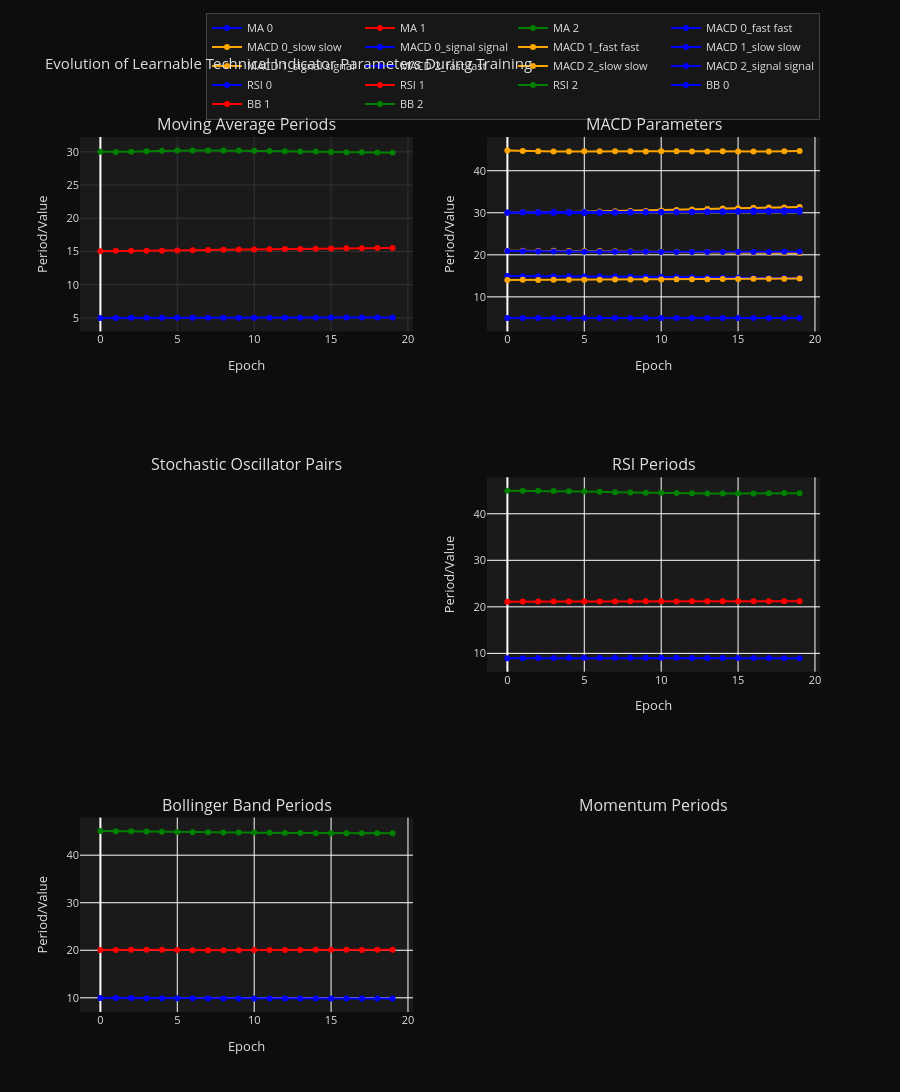

Notebook code cell kept with this figure:
### Markdown cell above
# ============================================================================
# INDICATOR PARAMETER EVOLUTION ANALYSIS DURING TRAINING
# ============================================================================
Analysis of how learnable technical indicator parameters change over training epochs.

### Code cell
import pandas as pd
import plotly.graph_objects as go
from plotly.subplots import make_subplots
import numpy as np

# Load indicator parameter history
indicator_df = pd.read_csv('indicator_params_history.csv')

# Extract parameter columns (exclude change_ columns for now)
param_cols = [col for col in indicator_df.columns if not col.startswith('change_') and
              not col.startswith('log_') and col not in ['epoch', 'timestamp']]

# Create subplots for different indicator groups
fig = make_subplots(
    rows=3, cols=2,
    subplot_titles=('Moving Average Periods', 'MACD Parameters',
                   'Stochastic Oscillator Pairs', 'RSI Periods',
                   'Bollinger Band Periods', 'Momentum Periods'),
    specs=[[{'secondary_y': False}, {'secondary_y': False}],
           [{'secondary_y': False}, {'secondary_y': False}],
           [{'secondary_y': False}, {'secondary_y': False}]]
)

# Colors for different parameters within each group
colors = ['blue', 'red', 'green', 'orange', 'purple', 'brown']

# Moving Averages
ma_cols = [col for col in param_cols if 'ma_period' in col]
for i, col in enumerate(ma_cols):
    fig.add_trace(
        go.Scatter(x=indicator_df['epoch'], y=indicator_df[col],
                  mode='lines+markers', name=f'MA {i}',
                  line=dict(color=colors[i % len(colors)]),
                  showlegend=True),
        row=1, col=1
    )

# MACD Parameters
macd_cols = [col for col in param_cols if 'macd' in col]
macd_groups = {}
for col in macd_cols:
    parts = col.split('_')
    group = f"{parts[1]}_{parts[2]}"  # e.g., '0_fast'
    if group not in macd_groups:
        macd_groups[group] = []
    macd_groups[group].append(col)

for i, (group, cols) in enumerate(macd_groups.items()):
    for j, col in enumerate(cols):
        param_type = col.split('_')[-1]  # fast, slow, signal
        fig.add_trace(
            go.Scatter(x=indicator_df['epoch'], y=indicator_df[col],
                      mode='lines+markers', name=f'MACD {group} {param_type}',
                      line=dict(color=colors[(i*3 + j) % len(colors)], dash='dash' if j==1 else 'solid'),
                      showlegend=True),
            row=1, col=2
        )

# Stochastic Pairs
pair_cols = [col for col in param_cols if 'pair' in col]
pair_groups = {}
for col in pair_cols:
    parts = col.split('_')
    group = f"{parts[1]}_{parts[2]}"  # e.g., '0_short'
    if group not in pair_groups:
        pair_groups[group] = []
    pair_groups[group].append(col)

for i, (group, cols) in enumerate(pair_groups.items()):
    for j, col in enumerate(cols):
        param_type = col.split('_')[-1]  # short, long, sig
        fig.add_trace(
            go.Scatter(x=indicator_df['epoch'], y=indicator_df[col],
                      mode='lines+markers', name=f'Stoch {group} {param_type}',
                      line=dict(color=colors[(i*3 + j) % len(colors)], dash='dot' if j==2 else 'solid'),
                      showlegend=True),
            row=2, col=1
        )

# RSI Periods
rsi_cols = [col for col in param_cols if 'rsi_period' in col]
for i, col in enumerate(rsi_cols):
    fig.add_trace(
        go.Scatter(x=indicator_df['epoch'], y=indicator_df[col],
                  mode='lines+markers', name=f'RSI {i}',
                  line=dict(color=colors[i % len(colors)]),
                  showlegend=True),
        row=2, col=2
    )

# Bollinger Bands
bb_cols = [col for col in param_cols if 'bb_period' in col]
for i, col in enumerate(bb_cols):
    fig.add_trace(
        go.Scatter(x=indicator_df['epoch'], y=indicator_df[col],
                  mode='lines+markers', name=f'BB {i}',
                  line=dict(color=colors[i % len(colors)]),
                  showlegend=True),
        row=3, col=1
    )

# Momentum
momentum_cols = [col for col in param_cols if 'momentum_period' in col]
for i, col in enumerate(momentum_cols):
    fig.add_trace(
        go.Scatter(x=indicator_df['epoch'], y=indicator_df[col],
                  mode='lines+markers', name=f'Momentum {i}',
                  line=dict(color=colors[i % len(colors)]),
                  showlegend=True),
        row=3, col=2
    )

# Update layout with dark theme
fig.update_layout(
    height=1200,
    title_text="Evolution of Learnable Technical Indicator Parameters During Training",
    title_font_color='#e0e0e0',
    showlegend=True,
    plot_bgcolor='#1a1a1a',
    paper_bgcolor='#0d0d0d',
    font=dict(color='#e0e0e0', size=11),
    xaxis_showgrid=True,
    xaxis_gridwidth=1,
    xaxis_gridcolor='#333333',
    yaxis_showgrid=True,
    yaxis_gridwidth=1,
    yaxis_gridcolor='#333333',
    legend=dict(
        orientation="h",
        yanchor="bottom",
        y=1.02,
        xanchor="right",
        x=1,
        bgcolor='rgba(26, 26, 26, 0.8)',
        bordercolor='#444444',
        borderwidth=1
    )
)

# Update x-axes
for i in range(1, 4):
    for j in range(1, 3):
        fig.update_xaxes(title_text="Epoch", row=i, col=j)

# Update y-axes
fig.update_yaxes(title_text="Period/Value", row=1, col=1)
fig.update_yaxes(title_text="Period/Value", row=1, col=2)
fig.update_yaxes(title_text="Period/Value", row=2, col=1)
fig.update_yaxes(title_text="Period/Value", row=2, col=2)
fig.update_yaxes(title_text="Period/Value", row=3, col=1)
fig.update_yaxes(title_text="Period/Value", row=3, col=2)

# Plotly display: prefer notebook mime rendering; fall back to browser if nbformat is unavailable
# try:
#     import nbformat  # noqa: F401
# except Exception:
#     import plotly.io as pio
#     pio.renderers.default = 'browser'
fig.show()

# Summary statistics
print("📊 INDICATOR PARAMETER EVOLUTION SUMMARY")
print("="*50)
print(f"Training epochs: {len(indicator_df)}")
print(f"Parameters tracked: {len(param_cols)}")

# Calculate parameter stability (coefficient of variation)
param_stats = indicator_df[param_cols].describe()
cv = (indicator_df[param_cols].std() / indicator_df[param_cols].mean()).abs()
cv_sorted = cv.sort_values(ascending=False)

print("\n🔄 Most Variable Parameters (Coefficient of Variation):")
for param, var in cv_sorted.head(10).items():
    final_val = indicator_df[param].iloc[-1]
    initial_val = indicator_df[param].iloc[0]
    change_pct = ((final_val - initial_val) / initial_val) * 100
    print(f"{param}: CV={var:.3f}, Change={change_pct:.1f}%")

print("\n📈 Parameter Ranges During Training:")
for param in param_cols[:10]:  # Show first 10
    min_val = indicator_df[param].min()
    max_val = indicator_df[param].max()
    range_val = max_val - min_val
    print(f"{param}: Range={range_val:.3f} (Min={min_val:.3f}, Max={max_val:.3f})")

# Correlation with loss
loss_cols = [col for col in indicator_df.columns if col.startswith('log_val_')]
if loss_cols:
    correlations = {}
    for param in param_cols:
        corr_with_loss = indicator_df[param].corr(indicator_df[loss_cols[0]])
        correlations[param] = abs(corr_with_loss)

    corr_sorted = sorted(correlations.items(), key=lambda x: x[1], reverse=True)
    print("\n🔗 Parameters Most Correlated with Validation Loss:")
    for param, corr in corr_sorted[:10]:
        print(f"{param}: |Corr|={corr:.3f}")

### Figure 1 — Plotly figure (JSON) as saved in the notebook; plotly's stock layout.template omitted (floating-point values rounded to 4 significant figures)
{"data": [{"line": {"color": "blue"}, "mode": "lines+markers", "name": "MA 0", "showlegend": true, "type": "scatter", "x": [0, 1, 2, 3, 4, 5, 6, 7, 8, 9, 10, 11, 12, 13, 14, 15, 16, 17, 18, 19], "xaxis": "x", "y": [4.996, 5.007, 5.013, 5.019, 5.024, 5.026, 5.026, 5.028, 5.03, 5.032, 5.032, 5.034, 5.036, 5.039, 5.047, 5.053, 5.057, 5.06, 5.062, 5.064], "yaxis": "y"}, {"line": {"color": "red"}, "mode": "lines+markers", "name": "MA 1", "showlegend": true, "type": "scatter", "x": [0, 1, 2, 3, 4, 5, 6, 7, 8, 9, 10, 11, 12, 13, 14, 15, 16, 17, 18, 19], "xaxis": "x", "y": [15.06, 15.1, 15.12, 15.11, 15.13, 15.16, 15.19, 15.23, 15.26, 15.28, 15.3, 15.33, 15.36, 15.39, 15.42, 15.45, 15.48, 15.51, 15.53, 15.53], "yaxis": "y"}, {"line": {"color": "green"}, "mode": "lines+markers", "name": "MA 2", "showlegend": true, "type": "scatter", "x": [0, 1, 2, 3, 4, 5, 6, 7, 8, 9, 10, 11, 12, 13, 14, 15, 16, 17, 18, 19], "xaxis": "x", "y": [30.03, 29.99, 30.0, 30.07, 30.15, 30.19, 30.21, 30.21, 30.2, 30.19, 30.16, 30.11, 30.07, 30.06, 30.04, 29.99, 29.95, 29.92, 29.91, 29.86], "yaxis": "y"}, {"line": {"color": "blue", "dash": "solid"}, "mode": "lines+markers", "name": "MACD 0_fast fast", "showlegend": true, "type": "scatter", "x": [0, 1, 2, 3, 4, 5, 6, 7, 8, 9, 10, 11, 12, 13, 14, 15, 16, 17, 18, 19], "xaxis": "x2", "y": [14.96, 14.92, 14.9, 14.9, 14.89, 14.86, 14.84, 14.82, 14.8, 14.78, 14.76, 14.72, 14.67, 14.63, 14.59, 14.55, 14.51, 14.49, 14.47, 14.44], "yaxis": "y2"}, {"line": {"color": "orange", "dash": "solid"}, "mode": "lines+markers", "name": "MACD 0_slow slow", "showlegend": true, "type": "scatter", "x": [0, 1, 2, 3, 4, 5, 6, 7, 8, 9, 10, 11, 12, 13, 14, 15, 16, 17, 18, 19], "xaxis": "x2", "y": [30.03, 30.13, 30.17, 30.16, 30.19, 30.26, 30.31, 30.36, 30.4, 30.44, 30.52, 30.64, 30.79, 30.9, 30.99, 31.1, 31.18, 31.23, 31.28, 31.35], "yaxis": "y2"}, {"line": {"color": "blue", "dash": "solid"}, "mode": "lines+markers", "name": "MACD 0_signal signal", "showlegend": true, "type": "scatter", "x": [0, 1, 2, 3, 4, 5, 6, 7, 8, 9, 10, 11, 12, 13, 14, 15, 16, 17, 18, 19], "xaxis": "x2", "y": [4.995, 4.997, 4.997, 4.995, 4.995, 4.993, 4.99, 4.989, 4.988, 4.988, 4.988, 4.987, 4.99, 4.988, 4.986, 4.987, 4.986, 4.984, 4.982, 4.981], "yaxis": "y2"}, {"line": {"color": "orange", "dash": "solid"}, "mode": "lines+markers", "name": "MACD 1_fast fast", "showlegend": true, "type": "scatter", "x": [0, 1, 2, 3, 4, 5, 6, 7, 8, 9, 10, 11, 12, 13, 14, 15, 16, 17, 18, 19], "xaxis": "x2", "y": [20.99, 20.96, 20.93, 20.94, 20.94, 20.92, 20.88, 20.83, 20.79, 20.76, 20.73, 20.71, 20.69, 20.65, 20.6, 20.56, 20.52, 20.5, 20.48, 20.46], "yaxis": "y2"}, {"line": {"color": "blue", "dash": "solid"}, "mode": "lines+markers", "name": "MACD 1_slow slow", "showlegend": true, "type": "scatter", "x": [0, 1, 2, 3, 4, 5, 6, 7, 8, 9, 10, 11, 12, 13, 14, 15, 16, 17, 18, 19], "xaxis": "x2", "y": [30.04, 30.05, 30.02, 29.96, 29.94, 29.93, 29.95, 30.0, 30.04, 30.08, 30.12, 30.16, 30.24, 30.3, 30.36, 30.44, 30.52, 30.57, 30.61, 30.66], "yaxis": "y2"}, {"line": {"color": "orange", "dash": "solid"}, "mode": "lines+markers", "name": "MACD 1_signal signal", "showlegend": true, "type": "scatter", "x": [0, 1, 2, 3, 4, 5, 6, 7, 8, 9, 10, 11, 12, 13, 14, 15, 16, 17, 18, 19], "xaxis": "x2", "y": [14.03, 14.04, 14.04, 14.05, 14.06, 14.07, 14.09, 14.1, 14.12, 14.13, 14.15, 14.17, 14.2, 14.22, 14.24, 14.27, 14.29, 14.32, 14.33, 14.36], "yaxis": "y2"}, {"line": {"color": "blue", "dash": "solid"}, "mode": "lines+markers", "name": "MACD 2_fast fast", "showlegend": true, "type": "scatter", "x": [0, 1, 2, 3, 4, 5, 6, 7, 8, 9, 10, 11, 12, 13, 14, 15, 16, 17, 18, 19], "xaxis": "x2", "y": [30.06, 30.13, 30.2, 30.22, 30.2, 30.16, 30.14, 30.15, 30.16, 30.17, 30.16, 30.15, 30.18, 30.19, 30.19, 30.21, 30.21, 30.22, 30.2, 30.16], "yaxis": "y2"}, {"line": {"color": "orange", "dash": "solid"}, "mode": "lines+markers", "name": "MACD 2_slow slow", "showlegend": true, "type": "scatter", "x": [0, 1, 2, 3, 4, 5, 6, 7, 8, 9, 10, 11, 12, 13, 14, 15, 16, 17, 18, 19], "xaxis": "x2", "y": [44.82, 44.7, 44.61, 44.58, 44.58, 44.61, 44.63, 44.62, 44.6, 44.59, 44.61, 44.63, 44.6, 44.6, 44.61, 44.59, 44.59, 44.59, 44.62, 44.69], "yaxis": "y2"}, {"line": {"color": "blue", "dash": "solid"}, "mode": "lines+markers", "name": "MACD 2_signal signal", "showlegend": true, "type": "scatter", "x": [0, 1, 2, 3, 4, 5, 6, 7, 8, 9, 10, 11, 12, 13, 14, 15, 16, 17, 18, 19], "xaxis": "x2", "y": [20.92, 20.86, 20.82, 20.76, 20.74, 20.73, 20.73, 20.71, 20.71, 20.7, 20.69, 20.68, 20.68, 20.67, 20.67, 20.68, 20.69, 20.7, 20.71, 20.72], "yaxis": "y2"}, {"line": {"color": "blue"}, "mode": "lines+markers", "name": "RSI 0", "showlegend": true, "type": "scatter", "x": [0, 1, 2, 3, 4, 5, 6, 7, 8, 9, 10, 11, 12, 13, 14, 15, 16, 17, 18, 19], "xaxis": "x4", "y": [8.978, 8.977, 8.99, 9.013, 9.038, 9.053, 9.066, 9.073, 9.073, 9.077, 9.063, 9.044, 9.029, 9.024, 9.023, 9.014, 8.998, 8.981, 8.961, 8.951], "yaxis": "y4"}, {"line": {"color": "red"}, "mode": "lines+markers", "name": "RSI 1", "showlegend": true, "type": "scatter", "x": [0, 1, 2, 3, 4, 5, 6, 7, 8, 9, 10, 11, 12, 13, 14, 15, 16, 17, 18, 19], "xaxis": "x4", "y": [21.08, 21.13, 21.15, 21.15, 21.16, 21.15, 21.15, 21.17, 21.19, 21.2, 21.18, 21.16, 21.18, 21.19, 21.18, 21.18, 21.18, 21.18, 21.18, 21.19], "yaxis": "y4"}, {"line": {"color": "green"}, "mode": "lines+markers", "name": "RSI 2", "showlegend": true, "type": "scatter", "x": [0, 1, 2, 3, 4, 5, 6, 7, 8, 9, 10, 11, 12, 13, 14, 15, 16, 17, 18, 19], "xaxis": "x4", "y": [44.95, 44.94, 44.94, 44.92, 44.83, 44.79, 44.73, 44.63, 44.56, 44.52, 44.5, 44.47, 44.4, 44.34, 44.34, 44.34, 44.37, 44.41, 44.44, 44.44], "yaxis": "y4"}, {"line": {"color": "blue"}, "mode": "lines+markers", "name": "BB 0", "showlegend": true, "type": "scatter", "x": [0, 1, 2, 3, 4, 5, 6, 7, 8, 9, 10, 11, 12, 13, 14, 15, 16, 17, 18, 19], "xaxis": "x5", "y": [9.977, 9.963, 9.948, 9.931, 9.919, 9.905, 9.888, 9.87, 9.863, 9.859, 9.858, 9.861, 9.863, 9.861, 9.857, 9.851, 9.848, 9.85, 9.854, 9.863], "yaxis": "y5"}, {"line": {"color": "red"}, "mode": "lines+markers", "name": "BB 1", "showlegend": true, "type": "scatter", "x": [0, 1, 2, 3, 4, 5, 6, 7, 8, 9, 10, 11, 12, 13, 14, 15, 16, 17, 18, 19], "xaxis": "x5", "y": [20.03, 20.07, 20.09, 20.09, 20.08, 20.05, 20.01, 20.01, 20.02, 20.03, 20.04, 20.05, 20.06, 20.08, 20.08, 20.09, 20.09, 20.08, 20.09, 20.1], "yaxis": "y5"}, {"line": {"color": "green"}, "mode": "lines+markers", "name": "BB 2", "showlegend": true, "type": "scatter", "x": [0, 1, 2, 3, 4, 5, 6, 7, 8, 9, 10, 11, 12, 13, 14, 15, 16, 17, 18, 19], "xaxis": "x5", "y": [45.08, 45.04, 45.02, 45.0, 44.95, 44.89, 44.84, 44.8, 44.78, 44.77, 44.76, 44.71, 44.66, 44.64, 44.64, 44.62, 44.62, 44.63, 44.62, 44.62], "yaxis": "y5"}], "layout": {"annotations": [{"font": {"size": 16}, "showarrow": false, "text": "Moving Average Periods", "x": 0.225, "xanchor": "center", "xref": "paper", "y": 1, "yanchor": "bottom", "yref": "paper"}, {"font": {"size": 16}, "showarrow": false, "text": "MACD Parameters", "x": 0.775, "xanchor": "center", "xref": "paper", "y": 1, "yanchor": "bottom", "yref": "paper"}, {"font": {"size": 16}, "showarrow": false, "text": "Stochastic Oscillator Pairs", "x": 0.225, "xanchor": "center", "xref": "paper", "y": 0.6111, "yanchor": "bottom", "yref": "paper"}, {"font": {"size": 16}, "showarrow": false, "text": "RSI Periods", "x": 0.775, "xanchor": "center", "xref": "paper", "y": 0.6111, "yanchor": "bottom", "yref": "paper"}, {"font": {"size": 16}, "showarrow": false, "text": "Bollinger Band Periods", "x": 0.225, "xanchor": "center", "xref": "paper", "y": 0.2222, "yanchor": "bottom", "yref": "paper"}, {"font": {"size": 16}, "showarrow": false, "text": "Momentum Periods", "x": 0.775, "xanchor": "center", "xref": "paper", "y": 0.2222, "yanchor": "bottom", "yref": "paper"}], "font": {"color": "#e0e0e0", "size": 11}, "height": 1200, "legend": {"bgcolor": "rgba(26, 26, 26, 0.8)", "bordercolor": "#444444", "borderwidth": 1, "orientation": "h", "x": 1, "xanchor": "right", "y": 1.02, "yanchor": "bottom"}, "paper_bgcolor": "#0d0d0d", "plot_bgcolor": "#1a1a1a", "showlegend": true, "title": {"font": {"color": "#e0e0e0"}, "text": "Evolution of Learnable Technical Indicator Parameters During Training"}, "xaxis": {"anchor": "y", "domain": [0, 0.45], "gridcolor": "#333333", "gridwidth": 1, "showgrid": true, "title": {"text": "Epoch"}}, "xaxis2": {"anchor": "y2", "domain": [0.55, 1], "title": {"text": "Epoch"}}, "xaxis3": {"anchor": "y3", "domain": [0, 0.45], "title": {"text": "Epoch"}}, "xaxis4": {"anchor": "y4", "domain": [0.55, 1], "title": {"text": "Epoch"}}, "xaxis5": {"anchor": "y5", "domain": [0, 0.45], "title": {"text": "Epoch"}}, "xaxis6": {"anchor": "y6", "domain": [0.55, 1], "title": {"text": "Epoch"}}, "yaxis": {"anchor": "x", "domain": [0.7778, 1], "gridcolor": "#333333", "gridwidth": 1, "showgrid": true, "title": {"text": "Period/Value"}}, "yaxis2": {"anchor": "x2", "domain": [0.7778, 1], "title": {"text": "Period/Value"}}, "yaxis3": {"anchor": "x3", "domain": [0.3889, 0.6111], "title": {"text": "Period/Value"}}, "yaxis4": {"anchor": "x4", "domain": [0.3889, 0.6111], "title": {"text": "Period/Value"}}, "yaxis5": {"anchor": "x5", "domain": [0, 0.2222], "title": {"text": "Period/Value"}}, "yaxis6": {"anchor": "x6", "domain": [0, 0.2222], "title": {"text": "Period/Value"}}}}
